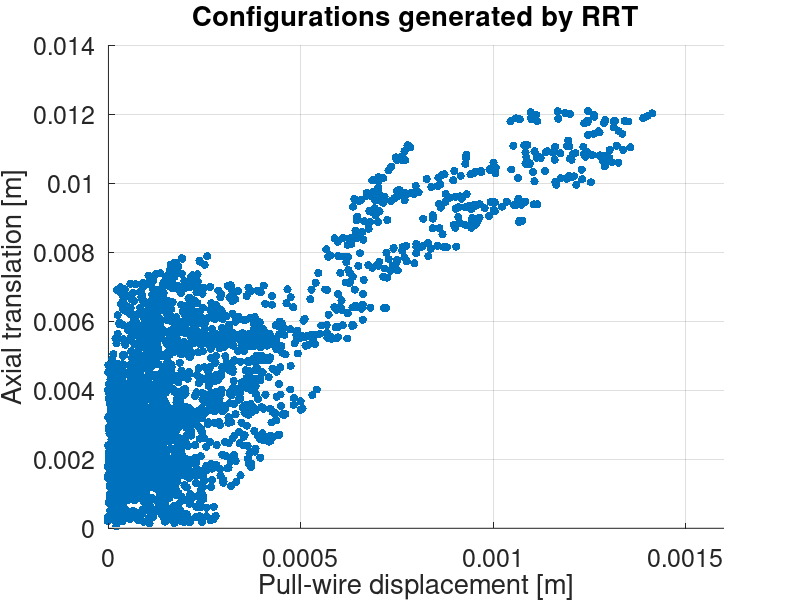

Recreate this plot in MATLAB.
clc, clear, close all

load ('abme-atlas-steering-simulation.mat');

figure
scatter3(qList(1,:), qList(2,:), qList(3,:), 'filled');
hold on
grid on
xlabel('Pull-wire displacement [m]');
ylabel('Axial rotation [rad]');
zlabel('Axial translation [m]');
xlim([0 16e-4]);
title('Configurations generated by RRT');
view(0,0);
set(gca,'FontSize',18);

